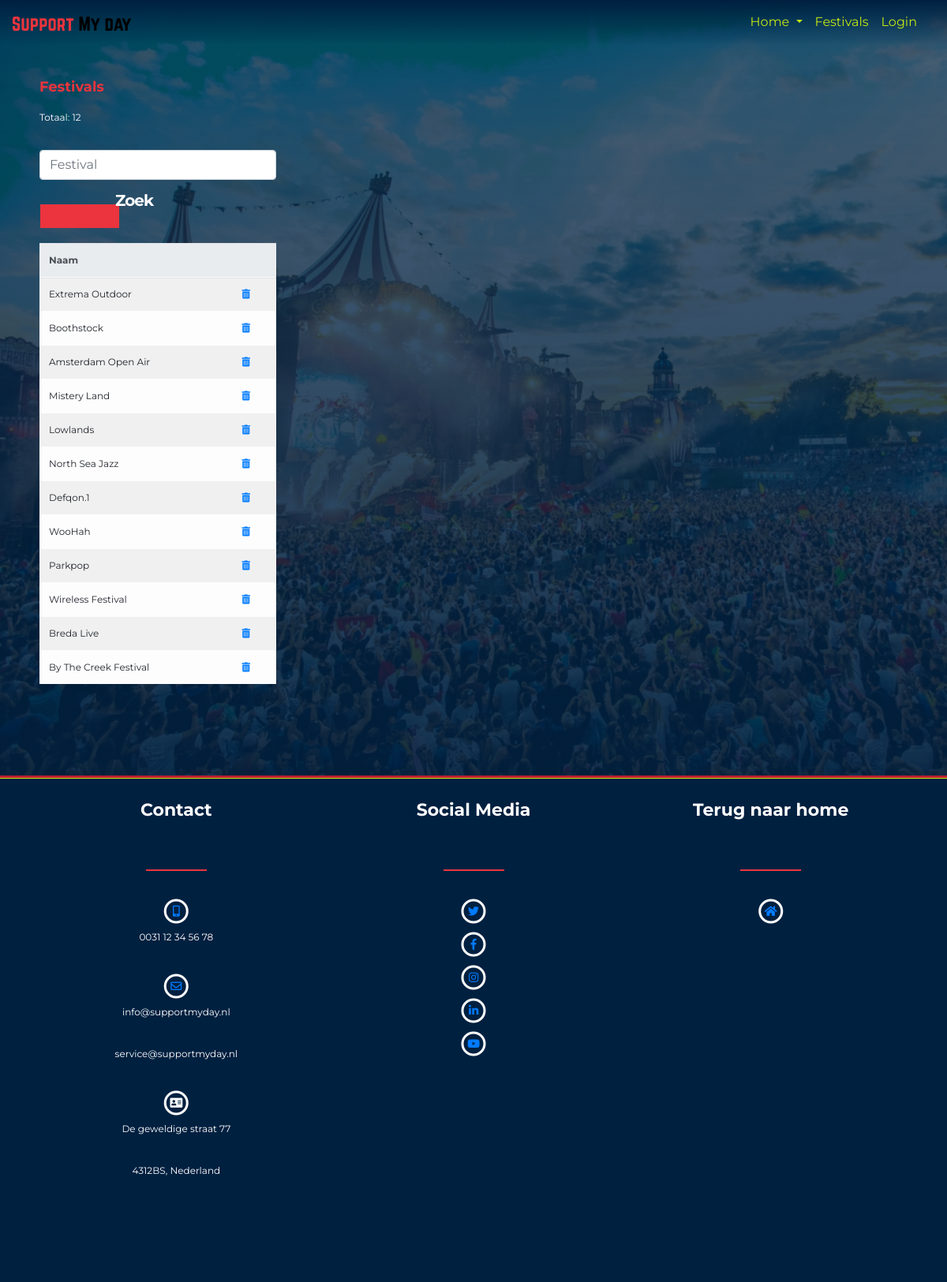
/src/views/sections/festivals.php, run on the app's committed database.
### tables this page shows
CREATE TABLE `Festivals` (
  `Organisation_ID` INT(11) NOT NULL,
  `Festival_ID` INT(11) NOT NULL AUTO_INCREMENT,
  `Name` VARCHAR(40) NOT NULL,
  `Genre` ENUM('Reggae', 'House', 'Jazz'),
  `Start_Date` DATE NOT NULL,
  `End_Date` DATE NOT NULL,
  `Capacity` INT(11) NOT NULL,
  `Score` INT(11) DEFAULT NULL,
  `Price` DECIMAL(5,2) NOT NULL,
  PRIMARY KEY (`Festival_ID`),
  CONSTRAINT `FK_FestivalsOrganisations` FOREIGN KEY (`Organisation_ID`)
  	REFERENCES `Organisations` (`Organisation_ID`)
    ON UPDATE CASCADE
    ON DELETE CASCADE
);

### src/Database.php (called while the page is built, shortened)
<?php
class Database
{
    public static function getConnection()
    {
        if (!isset($conn)) $conn = new mysqli(self::SERVERNAME, self::USERNAME, self::PASSWORD, self::DBNAME);
        return $conn;
    }
}

### src/controllers/UserController.php (called while the page is built, shortened)
<?php
class UserController
{
    public function isLoggedIn(): bool
    {
        return isset($_SESSION['user']);
    }
}

### src/controllers/AdminController.php (called while the page is built, shortened)
<?php
class AdminController
{
    public function readCSVContent(string $pageName): array
    {
        $csv = array_map('str_getcsv', file(__DIR__ . "/../public/csv/$pageName.csv"));
        $arr = [];
        $headers = array_shift($csv);
        foreach($csv as $line)
        {
            $row = str_getcsv($line[0], ';');
            $arr[$row[0]] = $row[1];
        }
        return $arr;
    }
}

### src/controllers/FestivalController.php (called while the page is built, shortened)
<?php
class FestivalController
{
    private $repository;
    public function __construct()
    {
        $this->repository = new FestivalRepository(Database::getConnection());
    }
    public function getAll()
    {
        return $this->repository->getAll();
    }
}

### src/repositories/Repository.php (called while the page is built, shortened)
<?php
abstract class Repository
{
    protected $conn;
    public function __construct($conn)
    {
        $this->conn = $conn;
    }
    protected function query(string $query) {
        return $this->conn->query($query);
    }
}

### src/repositories/FestivalRepository.php (called while the page is built, shortened)
<?php
class FestivalRepository extends Repository
{
    public function getAll()
    {
        return $this->query('SELECT * FROM `festivals`;');
    }
}

### src/models/Festival.php (called while the page is built, shortened)
<?php
class Festival
{
    private $Name, $Festival_ID;
    public function getName(): string
    {
        return $this->Name;
    }
    public function getFestivalID(): string
    {
        return $this->Festival_ID;
    }
}

### src/views/sections/festivals.php (the view, shortened to what this page needs)
<?php
require_once('../template/head.php');
$controller = new FestivalController();
$adminController = new AdminController();
$csv = $adminController->readCSVContent('festivals');
if (!isset($festivals)) {
    $festivals = $controller->getAll();
}
?>
    <section>
        <article>
            <h3><?= $csv['festivals'] ?></h3>
            <p><?= $csv['total'] ?>: <?= $festivals->num_rows; ?></p>
            <form action="festivals.php" method="post">
                <input placeholder="Festival" name="filter" class="form-control">
                <button type="submit" style="background:transparent; border:0; outline:none; padding:0;">
                    <a class="btn">
                        <div class="btn-text"><?= $csv['search'] ?></div>
                        <div class="button"></div>
                    </a>
                </button>
            </form>
            <br>
            <table class="table table-striped table-light">
                <thead class="thead thead-light">
                <tr>
                    <th><?= $csv['name'] ?></th>
                    <th></th>
                </thead>
                <tbody>
                <?php while ($festival = $festivals->fetch_object('smd\\models\\Festival')): ?>
                    <tr>
                        <td><?= $festival->getName(); ?></td>
                        <td>
                            <a href="../../actions/remove-festival.php?id=<?= $festival->getFestivalID() ?>"><i
                                        class="fas fa-trash-alt"></i></a>
                        </td>
                    </tr>
                <?php endwhile; ?>
                </tbody>
            </table>
        </article>
    </section>
<?php require_once('../template/bottom.php'); ?>

### src/views/template/head.php (shortened to what this page needs)
<?php
$userRepository = new UserRepository(Database::getConnection());
$userController = new UserController($userRepository);
?>
<!doctype html>
<html lang="nl">
<head>
    <link rel="stylesheet" href="/src/public/style/bootstrap.min.css">
    <link rel="stylesheet" href="https://use.fontawesome.com/releases/v5.7.2/css/all.css"
>
    <link rel="stylesheet" href="/src/public/style/style.css">
</head>
<body data-spy="scroll" data-target=".follow-navbar" data-offset="50">
<nav id="topNavbar" class="navbar navbar-expand-md fixed-top">
    <a href="/index.php" class="logo navbar-brand"><img src="/src/public/img/logo.svg" alt="Brand Logo"></a>
    <div id="navList" class="collapse navbar-collapse">
        <ul class="nav navbar-nav w-100 justify-content-end">
            <li class="nav-item dropdown">
                <a class="nav-link dropdown-toggle" href="#" id="dropdownHome" data-toggle="dropdown">
                    Home
                </a>
            </li>
            <li class="nav-item"><a href="/src/views/sections/festivals.php" class="nav-link">Festivals</a></li>
            <?php if ($userController->isLoggedIn()): ?>
                <li class="nav-item"><a href="/src/views/sections/user/profile.php" class="nav-link">Profiel</a></li>
                <li class="nav-item"><a href="/src/views/sections/organisations.php" class="nav-link">Organisaties</a>
                </li>
                <li class="nav-item"><a href="/src/actions/logout.php" class="nav-link">Logout</a></li>
                <?php if ($userController->getUser()->getRole() === 'admin'): ?>
                    <li class="nav-item"><a href="/src/views/sections/admin.php" class="nav-link">Onderhoudsmodule</a></li>
                <?php endif; ?>
            <?php else: ?>
                <li class="nav-item"><a href="/src/views/sections/user/login.php" class="nav-link">Login</a></li>
            <?php endif; ?>
            <li class="nav-item dropdown">
                <div id="Translator_language_selector"></div>
            </li>
        </ul>
    </div>
</nav>

### src/views/template/bottom.php (shortened to what this page needs)
<footer class="row text-center">
    <article class="col">
        <h2>Contact</h2>
        <hr>
        <article>
            <a href="tel:+31 12 34 56 78">
            <span class="fa-stack fa-lg">
                <i class="far fa-circle fa-stack-2x"></i>
                <i class="fas fa-mobile-alt fa-stack-1x" style="font-size: 14px;"></i>
            </span>
            </a>
            <p>0031 12 34 56 78</p>
            <a href="mailto:info@supportmyday.nl">
            <span class="fa-stack fa-lg">
                <i class="far fa-circle fa-stack-2x"></i>
                <i class="far fa-envelope fa-stack-1x" style="font-size: 14px;"></i>
            </span>
            </a>
            <p>info@supportmyday.nl</p>
            <p>service@supportmyday.nl</p>
            <span class="fa-stack fa-lg">
                <i class="far fa-circle fa-stack-2x"></i>
                <i class="fas fa-address-card fa-stack-1x" style="font-size: 14px;"></i>
            </span>
            <p>De geweldige straat 77</p>
            <p>4312BS, Nederland</p>
        </article>
    </article>
    <article class="col">
        <h2>Social Media</h2>
        <hr>
        <ul class="list-unstyled">
            <li>
                <a href="https://twitter.com/">
                    <span class="fa-stack fa-lg">
                        <i class="far fa-circle fa-stack-2x"></i>
                        <i class="fab fa-twitter fa-stack-1x" style="font-size: 14px;"></i>
                    </span>
                </a>
            </li>
            <li>
                <a href="https://www.facebook.com/">
                    <span class="fa-stack fa-lg">
                        <i class="far fa-circle fa-stack-2x"></i>
                        <i class="fab fa-facebook-f fa-stack-1x" style="font-size: 14px;"></i>
                    </span>
                </a>
            </li>
            <li>
                <a href="https://www.instagram.com/?hl=nl">
                    <span class="fa-stack fa-lg">
                        <i class="far fa-circle fa-stack-2x"></i>
                        <i class="fab fa-instagram fa-stack-1x" style="font-size: 14px;"></i>
                    </span>
                </a>
            </li>
            <li>
                <a href="https://www.linkedin.com/">
                    <span class="fa-stack fa-lg">
                        <i class="far fa-circle fa-stack-2x"></i>
                        <i class="fab fa-linkedin-in fa-stack-1x" style="font-size: 14px;"></i>
                    </span>
                </a>
            </li>
            <li>
                <a href="https://www.youtube.com/">
                    <span class="fa-stack fa-lg">
                        <i class="far fa-circle fa-stack-2x"></i>
                        <i class="fab fa-youtube fa-stack-1x" style="font-size: 14px;"></i>
                    </span>
                </a>
            </li>
        </ul>
    </article>
    <article class="col">
        <h2>Terug naar home</h2>
        <hr>
        <a href="../../../index.php">
            <span class="fa-stack fa-lg">
                <i class="far fa-circle fa-stack-2x"></i>
                <i class="fas fa-home fa-stack-1x" style="font-size: 14px;"></i>
            </span>
        </a>
    </article>
</footer>
</body>
</html>

### src/public/style/style.css (style rules this page uses)
body { background-color: #002040; font-family: 'Montserrat', sans-serif; overflow-x: hidden; }
p, b, strong { color: #fff; }
nav a.logo img { width: 50%; }
.nav-link, .navbar-nav .nav-link { color: #C2E812 !important; }
#topNavbar { background-image: linear-gradient(rgba(0, 32, 64, 1), rgba(0, 32, 64, 0.01)); }
section { font-size: 12px; color: #FFFFFF; min-height: 95vh; height: auto; display: flex; align-items: center; }
section article { min-width: 300px; }
section:first-of-type { grid-template-rows: repeat(3, 33.33vh); background-image: linear-gradient(rgba(0, 32, 64, 0.7), rgba(0, 32, 64, 0.9)), url(../img/festival5.jpg); background-size: cover; border-bottom: solid #bd2130; }
section, footer { padding: 100px 50px; font-size: 12px; color: #fff; }
footer { padding-top: 25px; border-top: 1px solid #C2E812; }
h2 { margin: 0 0 30px 0; font-weight: bold; font-size: 22px; line-height: 30px; height: 60px; text-align: center; }
hr { border: 1px solid #EB343D; margin: 30px auto; width: 75px; }
p { font-size: 12px; margin: 0 0 30px 0; line-height: 23px; }
h3 { font-weight: bold; font-size: 18px; color: #EB343D; margin: 0 0 15px 0; }
a.btn { width: 200px; margin-right: 25px; cursor: pointer; margin:0; padding:0; margin-right:30px; }
.btn-text { font-weight: 700; font-size: 20px; color: #ffffff; letter-spacing: -1px; top: 10px; left: 20px; position: relative; }
input { outline:none !important; }
.button { width: 100px; height: 30px; background-color: #eb343d; -webkit-font-smoothing: antialiased !important; -ms-font-smoothing: antialiased !important; -moz-font-smoothing: antialiased !important; -o-font-smoothing: antialiased !important; transition: all 0.3s ease; -webkit-transition: all 0.3s ease; -ms-transition: all 0.3s ease; -moz-transition: all 0.3s ease; -o-transition: all 0.3s ease; box-sizing: border-box; -moz-box-sizing: border-box; -webkit-box-sizing: border-box; }
.fa-stack { margin: 5px; }
.fa-circle { color:#FFFFFF !important; }
#Translator_language_selector { padding: 7px; }

### data on the page
festivals: Name "Extrema Outdoor"
festivals: Name "Boothstock"
festivals: Name "Amsterdam Open Air"
festivals: Name "Mistery Land"
festivals: Name "Lowlands"
festivals: Name "North Sea Jazz"
festivals: Name "Defqon.1"
festivals: Name "WooHah"
festivals: Name "Parkpop"
festivals: Name "Wireless Festival"
festivals: Name "Breda Live"
festivals: Name "By The Creek Festival"

### other printed values
$csv['festivals'] "Festivals"
$csv['total'] "Totaal"
$festivals->num_rows "12"
$csv['search'] "Zoek"
$csv['name'] "Naam"
